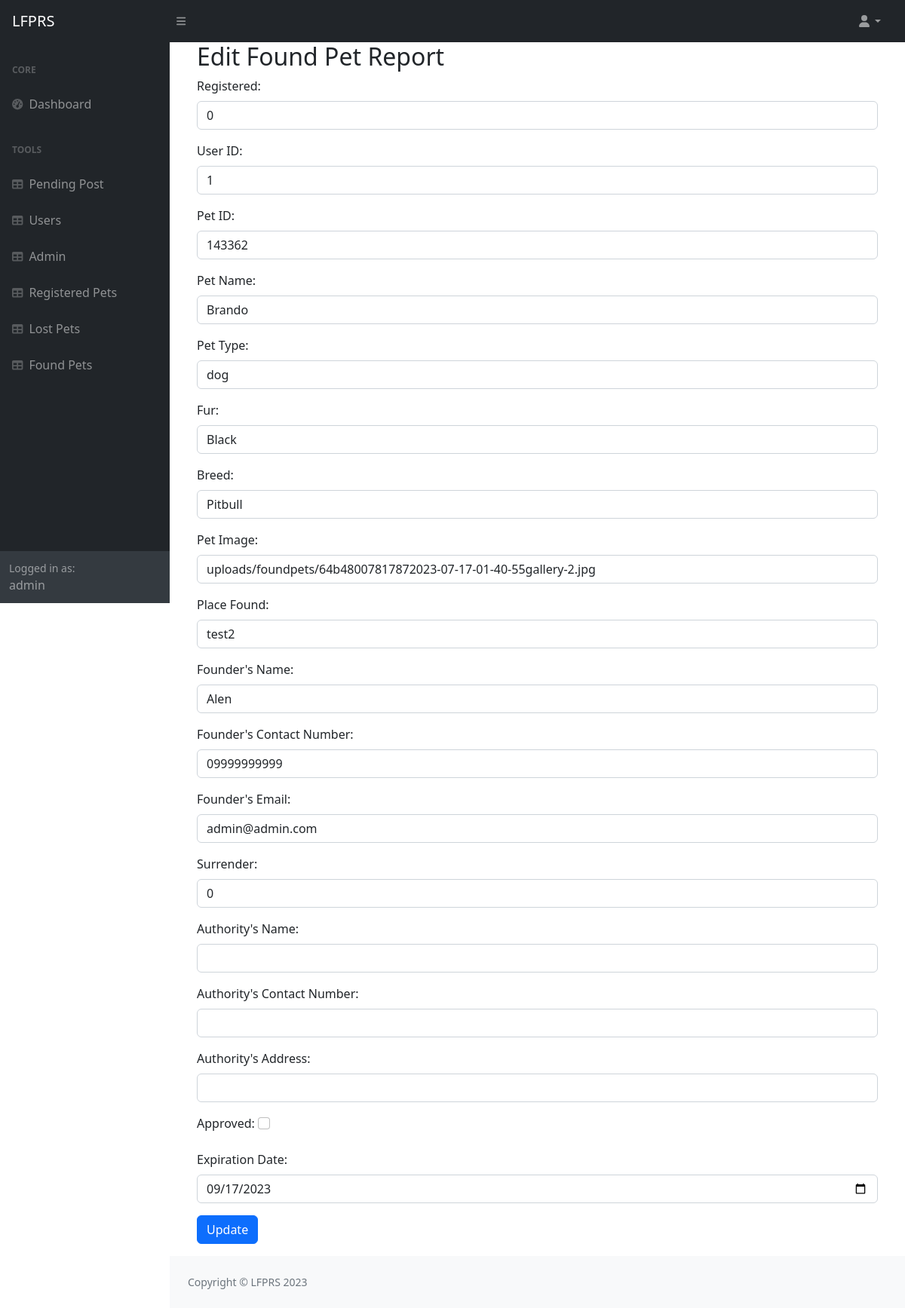
/admin/editfound.php?id=13 (signed in), run on the app's committed database.
### tables this page shows
CREATE TABLE `reportfoundpet` (
  `id` int(11) NOT NULL,
  `registered` int(11) NOT NULL,
  `userid` int(11) NOT NULL,
  `petid` varchar(255) NOT NULL,
  `petname` varchar(255) NOT NULL,
  `pet` varchar(255) NOT NULL,
  `fur` varchar(255) NOT NULL,
  `breed` varchar(255) NOT NULL,
  `petimage` varchar(255) NOT NULL,
  `placefound` varchar(255) NOT NULL,
  `foundername` varchar(255) NOT NULL,
  `foundercontact` varchar(255) NOT NULL,
  `founderemail` varchar(255) NOT NULL,
  `surrender` int(11) NOT NULL,
  `authorityname` varchar(255) NOT NULL,
  `authoritycontact` varchar(255) NOT NULL,
  `authorityaddress` varchar(255) NOT NULL,
  `approved` tinyint(4) NOT NULL DEFAULT 1,
  `date` date NOT NULL,
  `expirationdate` date NOT NULL
);

### admin/editfound.php (the view, shortened to what this page needs)
<?php
        include("../config.php");
        if(!isset($_SESSION['admin'])){
            header("Location: index.php");
          }
          else{
            $admin = $_SESSION['admin'];
            $welcome = $admin['user'];
          }
        ?>
<!DOCTYPE html>
<html lang="en">
    <head>
        <link href="https://cdn.jsdelivr.net/npm/simple-datatables@7.1.2/dist/style.min.css" rel="stylesheet" />
        <link href="css/styles.css" rel="stylesheet" />
    </head>
    <body class="sb-nav-fixed">
        <nav class="sb-topnav navbar navbar-expand navbar-dark bg-dark">
            <a class="navbar-brand ps-3" href="index.html">LFPRS</a>
            <button class="btn btn-link btn-sm order-1 order-lg-0 me-4 me-lg-0" id="sidebarToggle" href="#!"><i class="fas fa-bars"></i></button>
            <ul class="navbar-nav ms-auto ms-md-0 me-3 me-lg-4">
                <li class="nav-item dropdown">
                    <a class="nav-link dropdown-toggle" id="navbarDropdown" href="#" role="button" data-bs-toggle="dropdown" aria-expanded="false"><i class="fas fa-user fa-fw"></i></a>
                </li>
            </ul>
        </nav>
        <div id="layoutSidenav">
            <div id="layoutSidenav_nav">
                <nav class="sb-sidenav accordion sb-sidenav-dark" id="sidenavAccordion">
                    <div class="sb-sidenav-menu">
                        <div class="nav">
                            <div class="sb-sidenav-menu-heading">Core</div>
                            <a class="nav-link" href="home.php">
                                <div class="sb-nav-link-icon"><i class="fas fa-tachometer-alt"></i></div>
                                Dashboard
                            </a>
                            <div class="sb-sidenav-menu-heading">Tools</div>
                            <a class="nav-link" href="pending.php">
                                <div class="sb-nav-link-icon"><i class="fas fa-table"></i></div>
                                Pending Post
                            </a>
                            <a class="nav-link" href="users.php">
                                <div class="sb-nav-link-icon"><i class="fas fa-table"></i></div>
                                Users
                            </a>
                            <a class="nav-link" href="admins.php">
                                <div class="sb-nav-link-icon"><i class="fas fa-table"></i></div>
                                Admin
                            </a>
                            <a class="nav-link" href="registered.php">
                                <div class="sb-nav-link-icon"><i class="fas fa-table"></i></div>
                                Registered Pets
                            </a>
                            <a class="nav-link" href="lostpets.php">
                                <div class="sb-nav-link-icon"><i class="fas fa-table"></i></div>
                                Lost Pets
                            </a>
                            <a class="nav-link" href="foundpets.php">
                                <div class="sb-nav-link-icon"><i class="fas fa-table"></i></div>
                                Found Pets
                            </a>
                        </div>
                    </div>
                    <div class="sb-sidenav-footer">
                        <div class="small">Logged in as:</div>
   <?php echo $welcome; ?>
                    </div>
                </nav>
            </div>
            <div id="layoutSidenav_content">
                <main>
                    <div class="container-fluid px-4">
                    <?php
$id = $_GET['id'];
$sql = "SELECT * FROM reportfoundpet WHERE id=?";
$stmt = $db->prepare($sql);
$stmt->bind_param('i', $id);
$stmt->execute();
$result = $stmt->get_result();
$row = $result->fetch_assoc();
?>
<div class="container">
        <h2>Edit Found Pet Report</h2>
        <form method="POST" action="">
            <div class="mb-3">
                <label for="registered" class="form-label">Registered:</label>
                <input type="text" class="form-control" name="registered" value="<?php echo $row['registered']; ?>" >
            </div>
            <div class="mb-3">
                <label for="userid" class="form-label">User ID:</label>
                <input type="text" class="form-control" name="userid" value="<?php echo $row['userid']; ?>" >
            </div>
            <div class="mb-3">
                <label for="petid" class="form-label">Pet ID:</label>
                <input type="text" class="form-control" name="petid" value="<?php echo $row['petid']; ?>" >
            </div>
            <div class="mb-3">
                <label for="petname" class="form-label">Pet Name:</label>
                <input type="text" class="form-control" name="petname" value="<?php echo $row['petname']; ?>" >
            </div>
            <div class="mb-3">
                <label for="pet" class="form-label">Pet Type:</label>
                <input type="text" class="form-control" name="pet" value="<?php echo $row['pet']; ?>" >
            </div>
            <div class="mb-3">
                <label for="fur" class="form-label">Fur:</label>
                <input type="text" class="form-control" name="fur" value="<?php echo $row['fur']; ?>" >
            </div>
            <div class="mb-3">
                <label for="breed" class="form-label">Breed:</label>
                <input type="text" class="form-control" name="breed" value="<?php echo $row['breed']; ?>" >
            </div>
            <div class="mb-3">
                <label for="petimage" class="form-label">Pet Image:</label>
                <input type="text" class="form-control" name="petimage" value="<?php echo $row['petimage']; ?>" >
            </div>
            <div class="mb-3">
                <label for="placefound" class="form-label">Place Found:</label>
                <input type="text" class="form-control" name="placefound" value="<?php echo $row['placefound']; ?>" >
            </div>
            <div class="mb-3">
                <label for="foundername" class="form-label">Founder's Name:</label>
                <input type="text" class="form-control" name="foundername" value="<?php echo $row['foundername']; ?>" >
            </div>
            <div class="mb-3">
                <label for="foundercontact" class="form-label">Founder's Contact Number:</label>
                <input type="text" class="form-control" name="foundercontact" value="<?php echo $row['foundercontact']; ?>" >
            </div>
            <div class="mb-3">
                <label for="founderemail" class="form-label">Founder's Email:</label>
                <input type="email" class="form-control" name="founderemail" value="<?php echo $row['founderemail']; ?>" >
            </div>
            <div class="mb-3">
                <label for="surrender" class="form-label">Surrender:</label>
                <input type="text" class="form-control" name="surrender" value="<?php echo $row['surrender']; ?>" >
            </div>
            <div class="mb-3">
                <label for="authorityname" class="form-label">Authority's Name:</label>
                <input type="text" class="form-control" name="authorityname" value="<?php echo $row['authorityname']; ?>" >
            </div>
            <div class="mb-3">
                <label for="authoritycontact" class="form-label">Authority's Contact Number:</label>
                <input type="text" class="form-control" name="authoritycontact" value="<?php echo $row['authoritycontact']; ?>" >
            </div>
            <div class="mb-3">
                <label for="authorityaddress" class="form-label">Authority's Address:</label>
                <input type="text" class="form-control" name="authorityaddress" value="<?php echo $row['authorityaddress']; ?>" >
            </div>
            <div class="mb-3">
                <label for="approved" class="form-label">Approved:</label>
                <input type="checkbox" class="form-check-input" name="approved" <?php if ($row['approved'] == 1) echo "checked"; ?>>
            </div>
            <div class="mb-3">
                <label for="expirationdate" class="form-label">Expiration Date:</label>
                <input type="date" class="form-control" name="expirationdate" value="<?php echo $row['expirationdate']; ?>" >
            </div>
            <button type="submit" class="btn btn-primary">Update</button>
        </form>
    </div>
                    </div>
                <footer class="py-4 bg-light mt-auto">
                    <div class="container-fluid px-4">
                        <div class="d-flex align-items-center justify-content-between small">
                            <div class="text-muted">Copyright &copy; LFPRS 2023</div>
                        </div>
                    </div>
                </footer>
            </div>
        </div>
    </body>
</html>

### data on the page
reportfoundpet: registered "0", userid "1", petid "143362", petname "Brando", pet "dog", fur "Black", breed "Pitbull", petimage "uploads/foundpets/64b48007817872023-07-17-01-40-55gallery-2.jpg", placefound "test2", foundername "Alen", foundercontact "09999999999", founderemail "admin@admin.com", surrender "0", expirationdate "09/17/2023"

### other printed values
$welcome "admin"
